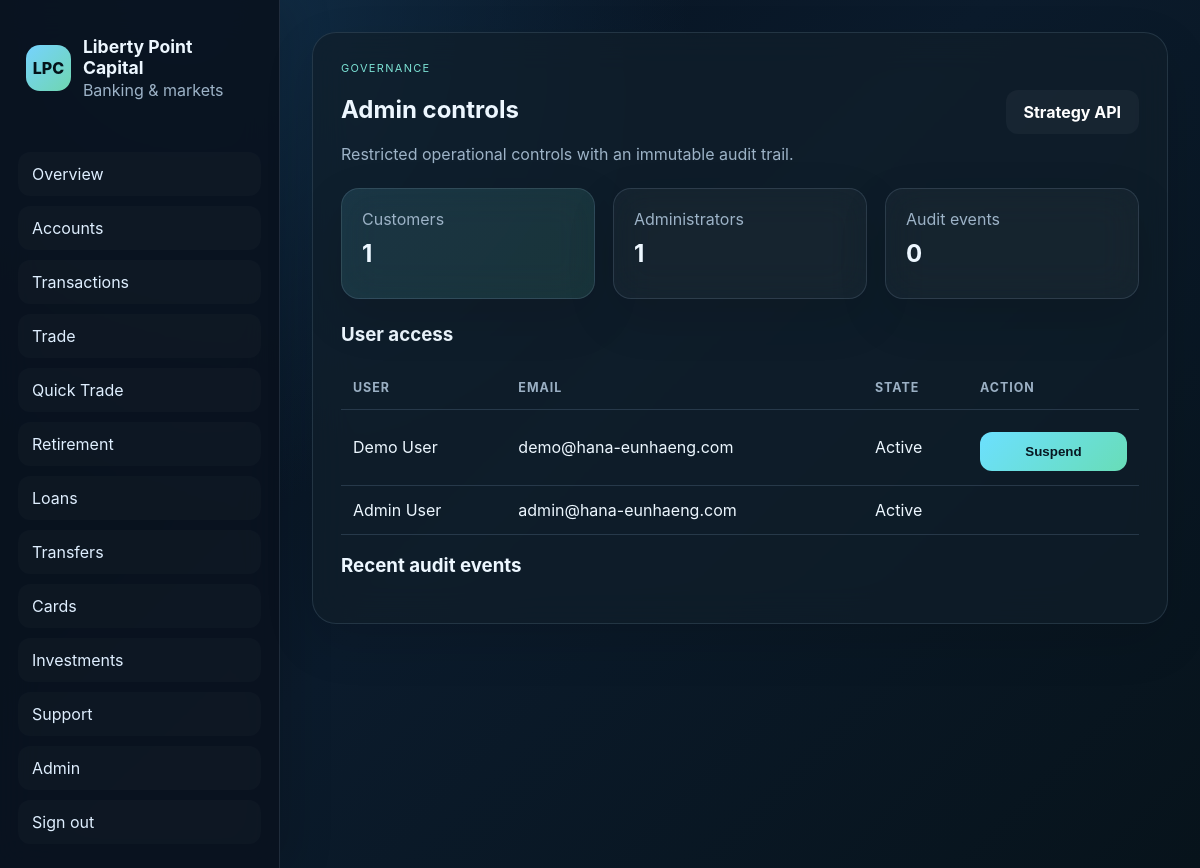
/admin (signed in), run on the app's committed database.
### tables this page shows
CREATE TABLE IF NOT EXISTS `users` (
  `id` INT UNSIGNED NOT NULL AUTO_INCREMENT,
  `full_name` VARCHAR(120) NOT NULL,
  `email` VARCHAR(160) NOT NULL UNIQUE,
  `password_hash` VARCHAR(255) NOT NULL,
  `role` TINYINT UNSIGNED NOT NULL DEFAULT 0,
  `is_active` TINYINT UNSIGNED NOT NULL DEFAULT 1,
  `created_at` TIMESTAMP NOT NULL DEFAULT CURRENT_TIMESTAMP,
  PRIMARY KEY (`id`)
);

### controllers/AdminController.php (called while the page is built, shortened)
<?php
final class AdminController extends Controller
{
    public function index(): void
    {
        $userModel = new UserModel();
        $this->render('admin/index', [
            'strategies' => TradeModel::STRATEGIES,
            'users' => $userModel->listAll(),
            'customerCount' => $userModel->countByRole(0),
            'adminCount' => $userModel->countByRole(1),
            'auditEvents' => (new AuditModel())->recent(30),
        ], 'app');
    }
}

### core/Router.php (called while the page is built, shortened)
<?php
final class Router
{
    public static function dispatch(): void
    {
        $path = trim((string) (parse_url($_SERVER['REQUEST_URI'] ?? '/', PHP_URL_PATH) ?: '/'), '/');
        $segments = $path === '' ? [] : explode('/', $path);
        $resource = strtolower($segments[0] ?? 'auth');
        $action = strtolower($segments[1] ?? 'index');
        $params = array_slice($segments, 2);
        if (in_array($resource, ['dashboard','accounts','transfer','cards','investments','support','admin','pension','trade','trading'], true) && count($segments) === 1) $action = 'index';
        $controller = new $controllerClass();
        $controller->{$action}(...$params);
    }
}

### public/index.php (called while the page is built, shortened)
<?php
require_once __DIR__ . '/../config/app.php';
require_once __DIR__ . '/../config/database.php';
\App\Core\Router::dispatch();

### core/Model.php (called while the page is built, shortened)
<?php
abstract class Model
{
    public function __construct()
    {
        $this->db = Database::getInstance();
    }
}

### config/database.php (called while the page is built, shortened)
<?php
final class Database
{
    private static ?PDO $instance = null;
    public static function getInstance(): PDO
    {
        if (self::$instance instanceof PDO) {
            return self::$instance;
        }
        $dsn = sprintf('mysql:host=%s;dbname=%s;charset=utf8mb4', DB_HOST, DB_NAME);
        try {
            self::$instance = new PDO($dsn, DB_USER, DB_PASS, [
                PDO::ATTR_ERRMODE => PDO::ERRMODE_EXCEPTION,
                PDO::ATTR_DEFAULT_FETCH_MODE => PDO::FETCH_ASSOC,
                PDO::ATTR_EMULATE_PREPARES => false,
                PDO::ATTR_STRINGIFY_FETCHES => false,
            ]);
        } catch (PDOException $e) {
            throw new RuntimeException('Database connection failed.', 0, $e);
        }
        return self::$instance;
    }
}

### models/UserModel.php (called while the page is built, shortened)
<?php
final class UserModel extends Model
{
    public function listAll(int $limit = 100): array
    {
        $stmt = $this->db->prepare('SELECT id, full_name, email, role, is_active, created_at FROM users ORDER BY created_at DESC LIMIT :limit');
        $stmt->bindValue('limit', max(1, min($limit, 500)), \PDO::PARAM_INT);
        $stmt->execute();
        return $stmt->fetchAll();
    }
}

### views/admin/index.php (the view, shortened to what this page needs)
<section class="panel">
    <div class="topbar"><div><p class="eyebrow">Governance</p><h2>Admin controls</h2><p class="muted">Restricted operational controls with an immutable audit trail.</p></div><a href="/admin/strategies" class="secondary-button">Strategy API</a></div>
    <div class="stats-grid"><article class="stat-card primary"><span>Customers</span><strong><?= (int) ($customerCount ?? 0); ?></strong></article><article class="stat-card"><span>Administrators</span><strong><?= (int) ($adminCount ?? 0); ?></strong></article><article class="stat-card"><span>Audit events</span><strong><?= count($auditEvents ?? []); ?></strong></article></div>
    <h3>User access</h3><div class="table-wrap"><table><thead><tr><th>User</th><th>Email</th><th>State</th><th>Action</th></tr></thead><tbody><?php foreach (($users ?? []) as $item): ?><tr><td><?= htmlspecialchars($item['full_name'], ENT_QUOTES, 'UTF-8'); ?></td><td><?= htmlspecialchars($item['email'], ENT_QUOTES, 'UTF-8'); ?></td><td><?= (int) $item['is_active'] ? 'Active' : 'Suspended'; ?></td><td><?php if ((int) $item['id'] !== (int) ($_SESSION['user']['id'] ?? 0)): ?><form method="post" action="/admin/set-user-status"><input type="hidden" name="_token" value="<?= htmlspecialchars(csrf_token(), ENT_QUOTES, 'UTF-8'); ?>"><input type="hidden" name="user_id" value="<?= (int) $item['id']; ?>"><input type="hidden" name="active" value="<?= (int) !$item['is_active']; ?>"><button type="submit"><?= (int) $item['is_active'] ? 'Suspend' : 'Activate'; ?></button></form><?php endif; ?></td></tr><?php endforeach; ?></tbody></table></div>
    <h3>Recent audit events</h3>
</section>

### public/assets/css/styles.css (style rules this page uses)
body { margin: 0; font-family: Inter, "Segoe UI", sans-serif; background: linear-gradient(135deg, #06141f, #0d1d2b 30%, #08141a); color: #e8f1ff; }
* { box-sizing: border-box; }
a { color: inherit; text-decoration: none; }
.brand p, .muted { color: #9db3c7; margin: 2px 0 0; }
.dashboard-overview, .panel { background: rgba(16, 30, 42, 0.7); border: 1px solid rgba(120, 148, 173, 0.2); border-radius: 24px; padding: 28px; }
.topbar { display: flex; justify-content: space-between; align-items: center; margin-bottom: 24px; }
.eyebrow { text-transform: uppercase; letter-spacing: .12em; color: #7be0d3; font-size: 11px; margin: 0 0 8px; }
.primary-button, .secondary-button, button { border: none; border-radius: 12px; padding: 12px 18px; font-weight: 700; cursor: pointer; }
.primary-button, button { background: linear-gradient(135deg, #6ce0ff, #68ddb7); color: #081822; }
.secondary-button { background: rgba(255,255,255,0.04); color: white; }
.stats-grid { display: grid; grid-template-columns: repeat(3, minmax(180px, 1fr)); gap: 18px; margin-bottom: 24px; }
.stat-card { background: rgba(255,255,255,0.03); border: 1px solid rgba(139, 163, 188, 0.2); border-radius: 18px; padding: 20px; }
.stat-card.primary { background: linear-gradient(135deg, rgba(108, 224, 255, 0.12), rgba(104, 221, 183, 0.12)); }
.stat-card span, .stat-card small { display: block; color: #9db3c7; }
.stat-card strong { display: block; font-size: clamp(1.5rem, 2vw, 2.2rem); margin: 10px 0; }
button { width: 100%; margin-top: 8px; }

### public/assets/css/fintech.css (style rules this page uses)
:root { --bg:#07111f; --surface:rgba(17,31,49,.78); --line:rgba(154,190,220,.18); --accent:#7ce7d1; --accent2:#80cfff; --text:#edf7ff; --muted:#9bb0c4; }
body { min-height:100vh; background:radial-gradient(circle at 15% 0%,#12304a 0,transparent 38%),linear-gradient(135deg,#06101d,#0b1b2c 48%,#07131b); color:var(--text); }
.panel,.dashboard-overview,.stat-card,.account-card { backdrop-filter:blur(18px); box-shadow:0 18px 50px rgba(0,0,0,.12); }
button,.primary-button { transition:transform .18s ease,box-shadow .18s ease,filter .18s ease; }
.table-wrap { overflow-x:auto; margin-top:20px; }
table { width:100%; border-collapse:collapse; }
th,td { padding:14px 12px; border-bottom:1px solid var(--line); text-align:left; }
th { color:var(--muted); font-size:.78rem; text-transform:uppercase; letter-spacing:.08em; }

### data on the page
users: full_name "Demo User", email "demo@hana-eunhaeng.com", is_active "Active"
users: full_name "Admin User", email "admin@hana-eunhaeng.com", is_active "Active"

### other printed values
$customerCount "1"
$adminCount "1"
count($auditEvents ?? []) "0"
